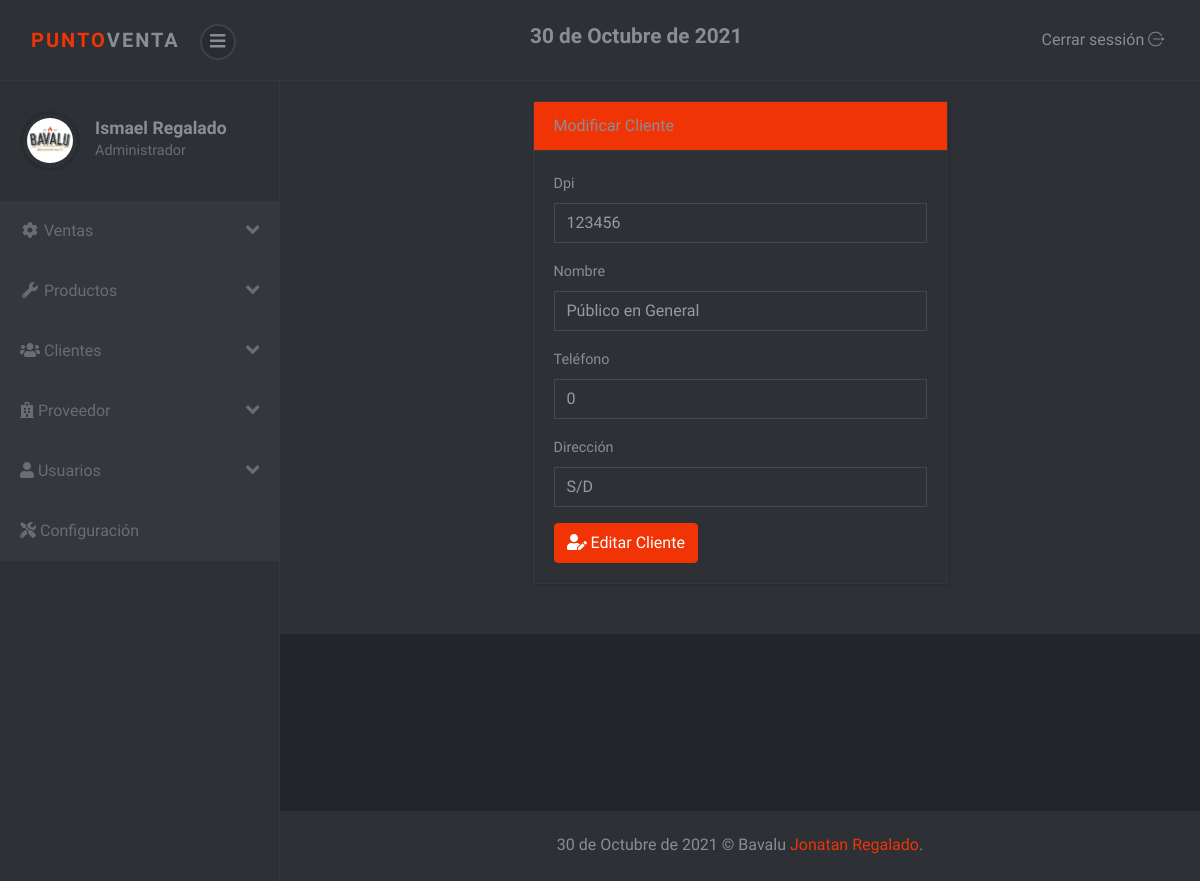
The page /sistema/editar_cliente.php?id=1 (signed in) on the database its author committed.
### tables this page shows
CREATE TABLE `cliente` (
  `idcliente` int(11) NOT NULL,
  `dni` int(8) NOT NULL,
  `nombre` varchar(100) NOT NULL,
  `telefono` int(15) NOT NULL,
  `direccion` varchar(200) NOT NULL,
  `usuario_id` int(11) NOT NULL
);

### sistema/editar_cliente.php (the view, shortened to what this page needs)
<?php include_once "includes/header.php";
include "../conexion.php";
$idcliente = $_REQUEST['id'];
$sql = mysqli_query($conexion, "SELECT * FROM cliente WHERE idcliente = $idcliente");
$result_sql = mysqli_num_rows($sql);
if ($result_sql == 0) {
  header("Location: lista_cliente.php");
} else {
  while ($data = mysqli_fetch_array($sql)) {
    $dni = $data['dni'];
    $nombre = $data['nombre'];
    $telefono = $data['telefono'];
    $direccion = $data['direccion'];
  }
}
?>
<div class="container-fluid">
  <div class="row">
    <div class="col-lg-6 m-auto">
      <div class="card">
        <div class="card-header bg-primary">
          Modificar Cliente
        </div>
        <div class="card-body">
          <form class="" action="" method="post">
            <div class="form-group">
              <label for="dni">Dpi</label>
              <input type="number" placeholder="Ingrese dni" name="dni" id="dni" class="form-control" value="<?php echo $dni; ?>">
            </div>
            <div class="form-group">
              <label for="nombre">Nombre</label>
              <input type="text" placeholder="Ingrese Nombre" name="nombre" class="form-control" id="nombre" value="<?php echo $nombre; ?>">
            </div>
            <div class="form-group">
              <label for="telefono">Teléfono</label>
              <input type="number" placeholder="Ingrese Teléfono" name="telefono" class="form-control" id="telefono" value="<?php echo $telefono; ?>">
            </div>
            <div class="form-group">
              <label for="direccion">Dirección</label>
              <input type="text" placeholder="Ingrese Direccion" name="direccion" class="form-control" id="direccion" value="<?php echo $direccion; ?>">
            </div>
            <button type="submit" class="btn btn-primary"><i class="fas fa-user-edit"></i> Editar Cliente</button>
          </form>
        </div>
      </div>
    </div>
  </div>
</div>
<?php include_once "includes/footer.php"; ?>

### sistema/css/style.violet.css (style rules this page uses)
body { position: relative; }
button { cursor: pointer; }
input { outline: none; }
.card { margin-bottom: 30px; -webkit-box-shadow: 2px 2px 2px rgba(0, 0, 0, 0.1), -1px 0 2px rgba(0, 0, 0, 0.05); box-shadow: 2px 2px 2px rgba(0, 0, 0, 0.1), -1px 0 2px rgba(0, 0, 0, 0.05); }
.form-control { height: calc(2.4rem + 2px); border: 1px solid #444951; background: transparent; border-radius: 0; color: #979a9f; padding: 0.45rem 0.75rem; }
button, input[type='submit'] { cursor: pointer; font-family: inherit; font-weight: 300 !important; }
form label { font-size: .9rem; color: #8a8d93; }
.btn { font-weight: 400; border: 1px solid transparent; padding: 0.45rem 0.75rem; font-size: 1rem; line-height: 1.5; border-radius: 0.25rem; -webkit-transition: color 0.15s ease-in-out, background-color 0.15s ease-in-out, border-color 0.15s ease-in-out, -webkit-box-shadow 0.15s ease-in-out; transition: color 0.15s ease-in-out, background-color 0.15s ease-in-out, border-color 0.15s ease-in-out, -webkit-box-shadow 0.15s ease-in-out; transition: color 0.15s ease-in-out, background-color 0.15s ease-in-out, border-color 0.15s ease-in-out, box-shadow 0.15s ease-in-out; transition: color 0.15s ease-in-out, background-color 0.15s ease-in-out, border-color 0.15s ease-in-out, box-shadow 0.15s ease-in-out, -webkit-box-shadow 0.15s ease-in-out; }
.btn-primary { color: color-yiq(#f03406); background-color: #f03406; border-color: #f03406; }
body { font-family: "Muli", sans-serif; font-size: 1rem; font-weight: 400; line-height: 1.5; color: #8a8d93; background-color: #fff; }
.bg-primary { background-color: #f03406 !important; }
.card { background-color: #2d3035; border: 1px solid #34373d; border-radius: 0; }
.card-body { padding: 1.25rem; }
.card-header { padding: 0.75rem 1.25rem; background-color: rgba(0, 0, 0, 0.03); border-bottom: 1px solid #34373d; }
.card-header:first-child { border-radius: 0 0 0 0; }

### rows shown on the page
cliente: dni "123456", nombre "Público en General", telefono "0", direccion "S/D"

### other values the page prints
fechaGT() "30 de Octubre de 2021"
$_SESSION['nombre'] "Ismael Regalado"
